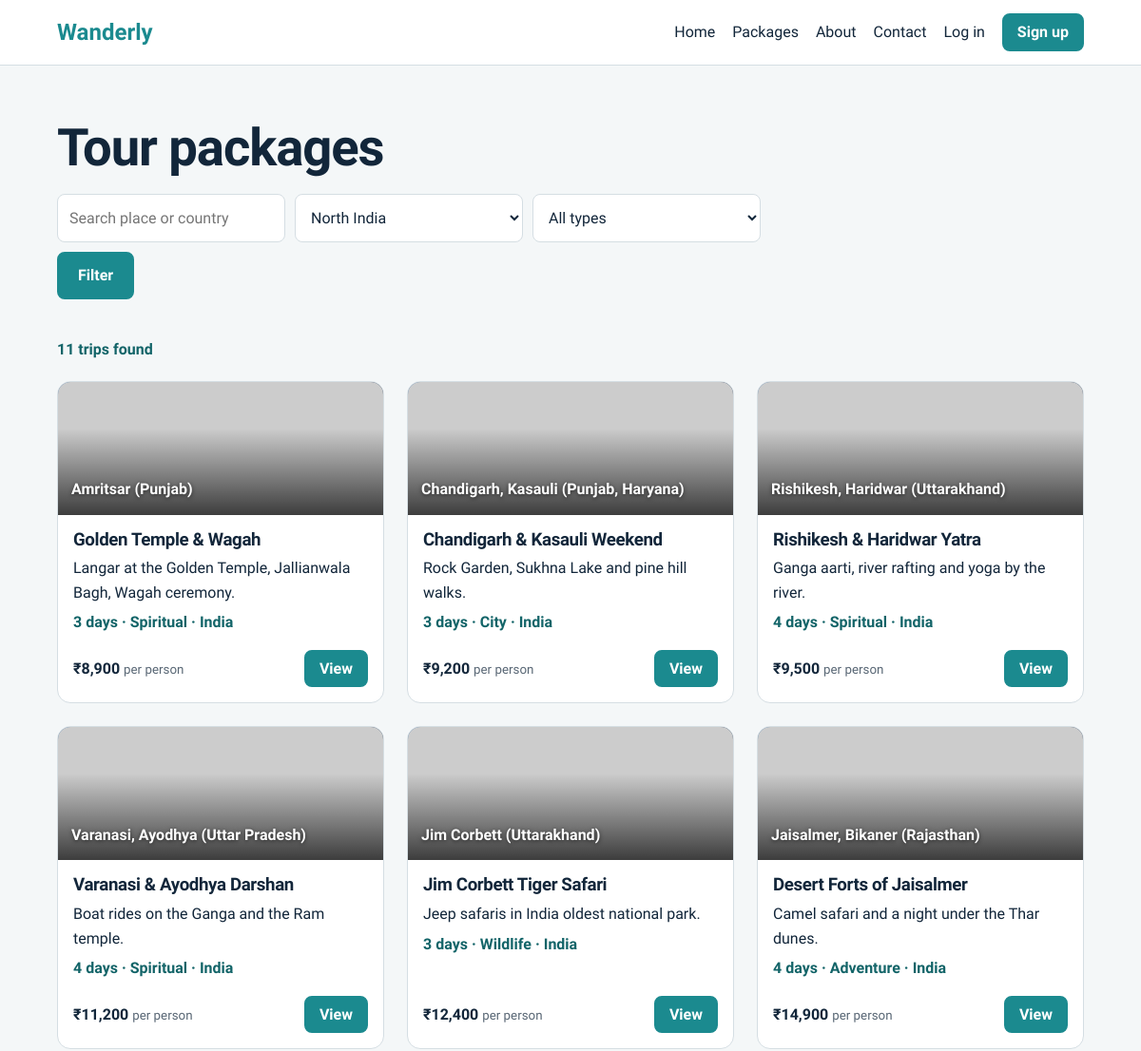
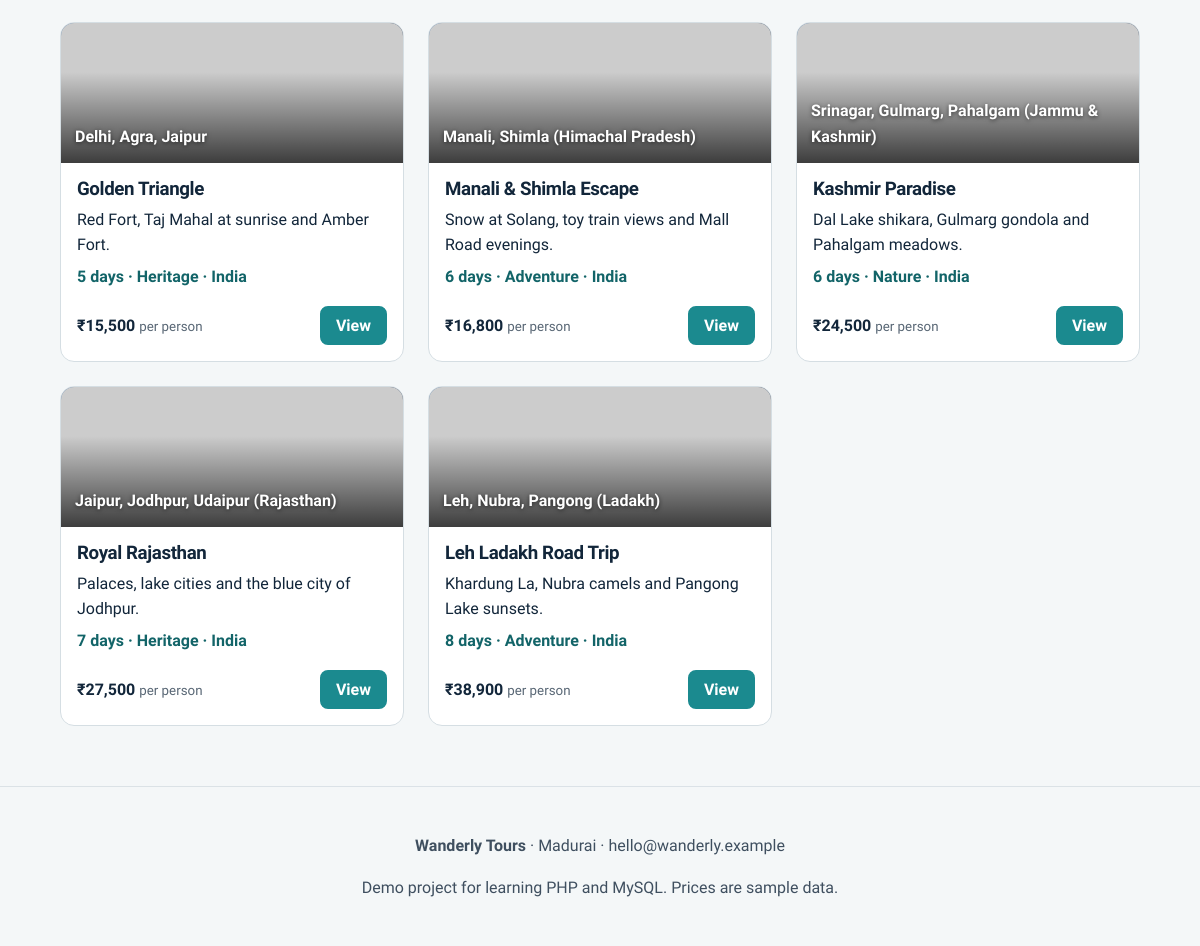
Page /packages.php?region=North on the committed database (2 pictures, top to bottom).
### tables this page shows
CREATE TABLE packages (
  id INT AUTO_INCREMENT PRIMARY KEY, title VARCHAR(120) NOT NULL, destination VARCHAR(120) NOT NULL,
  country VARCHAR(40) NOT NULL DEFAULT 'India',
  region VARCHAR(20) NOT NULL, category VARCHAR(30) NOT NULL, days INT NOT NULL, price DECIMAL(10,2) NOT NULL,
  summary VARCHAR(255) NOT NULL, details TEXT NOT NULL, keywords VARCHAR(120) NOT NULL
);

### config.php (called while the page is built, shortened)
<?php
function db(): PDO {
    static $pdo = null;
    if (!$pdo) {
        $pdo = new PDO('mysql:host=' . DB_HOST . ';dbname=' . DB_NAME . ';charset=utf8mb4', DB_USER, DB_PASS,
            [PDO::ATTR_ERRMODE => PDO::ERRMODE_EXCEPTION, PDO::ATTR_DEFAULT_FETCH_MODE => PDO::FETCH_ASSOC]);
    }
    return $pdo;
}
function e($s) { return htmlspecialchars((string)$s, ENT_QUOTES, 'UTF-8'); }
function inr($n) { return '₹' . number_format((float)$n); }
function slugify($s) { return trim(preg_replace('/[^a-z0-9]+/', '-', strtolower($s)), '-'); }
function theme($region) {
    $t = ['North'=>['#4f7cac','#16243a'],'South'=>['#1b8a8f','#0d3b4a'],'East'=>['#7a5ea8','#2b1f45'],'West'=>['#e0a030','#6b3a12'],
          'Central'=>['#5c8a4d','#1f3a1c'],'North-East'=>['#2f9e7a','#0f3a2c'],'Islands'=>['#12a3a3','#0a3d62'],'International'=>['#c8553d','#3a1a2e']];
    return $t[$region] ?? ['#1b8a8f','#12263a'];
}
function pkg_images(array $p, int $n = 4): array {
    $slug = slugify($p['title']); $imgs = [];
    $kw = str_replace(' ', '', $p['keywords'] ?: $p['destination']);
    for ($i = 1; count($imgs) < $n; $i++) $imgs[] = "https://loremflickr.com/900/600/$kw/all?lock=" . ($p['id'] * 10 + $i);
    return $imgs;
}
function banner_style(array $p): string {
    [$a, $b] = theme($p['region']); $img = pkg_images($p, 1)[0];
    return "background-image:linear-gradient(to top,rgba(0,0,0,.7),transparent 65%),url('" . e($img) . "'),linear-gradient(135deg,$a,$b)";
}

### card.php (the view)
<article class="card">
  <div class="banner" style="<?= banner_style($p) ?>"><span><?= e($p['destination']) ?></span></div>
  <div class="body">
    <h3><?= e($p['title']) ?></h3>
    <p><?= e($p['summary']) ?></p>
    <p class="meta"><?= (int)$p['days'] ?> days · <?= e($p['category']) ?> · <?= e($p['country']) ?></p>
    <div class="row"><strong><?= inr($p['price']) ?> <small>per person</small></strong>
    <a class="btn small" href="package.php?id=<?= (int)$p['id'] ?>">View</a></div>
  </div>
</article>

### packages.php (shortened to what this page needs)
<?php $pageTitle = 'Packages'; include 'includes/header.php';
$q = trim($_GET['q'] ?? ''); $cat = $_GET['category'] ?? ''; $reg = $_GET['region'] ?? '';
$sql = 'SELECT * FROM packages WHERE 1'; $args = [];
if ($reg !== '') { $sql .= ' AND region = ?'; $args[] = $reg; }
$st = db()->prepare($sql . ' ORDER BY region = "International", region, price'); $st->execute($args); $rows = $st->fetchAll(); ?>
<section class="wrap">
  <h1>Tour packages</h1>
  <form method="get" class="search inline">
    <input name="q" value="<?= e($q) ?>" placeholder="Search place or country" aria-label="Search">
    <select name="region" aria-label="Region"><option value="">All regions</option>
      <?php foreach (REGIONS as $r): ?><option value="<?= e($r) ?>" <?= $reg===$r?'selected':'' ?>><?= $r === 'International' ? 'Abroad' : e($r) . ' India' ?></option><?php endforeach; ?></select>
    <select name="category" aria-label="Category"><option value="">All types</option>
      <?php foreach (CATEGORIES as $c): ?><option <?= $cat===$c?'selected':'' ?>><?= $c ?></option><?php endforeach; ?></select>
    <button class="btn">Filter</button>
  </form>
  <p class="meta"><?= count($rows) ?> trips found</p>
  <div class="grid"><?php foreach ($rows as $p) include 'includes/card.php'; ?></div>
</section>
<?php include 'includes/footer.php'; ?>

### style.css (style rules this page uses)
:root { --ink:#12263a;--sea:#1b8a8f;--sea-d:#126468;--sun:#f2a900;--bg:#f4f7f8;--line:#d5dee3;--white:#fff;--err:#b3261e;--ok:#17653a }
* { box-sizing:border-box }
body { margin:0;font-family:'Bricolage Grotesque',system-ui,sans-serif;background:var(--bg);color:var(--ink);line-height:1.6 }
a { color:var(--sea-d) }
h1,h2,h3 { line-height:1.15;letter-spacing:-.02em }
h1 { font-size:clamp(2rem,5vw,3.4rem);margin:.3em 0 }
.btn { display:inline-block;background:var(--sea);color:#fff!important;border:2px solid var(--sea);padding:10px 20px;border-radius:8px;font:inherit;font-weight:600;cursor:pointer;text-decoration:none }
.btn.small { padding:5px 14px }
.search { display:flex;gap:10px;flex-wrap:wrap;margin-top:24px }
.search input,.search select { padding:12px;border-radius:8px;border:1px solid var(--line);font:inherit;min-width:200px;flex:1 }
.search.inline { margin:0 0 24px }
.search.inline input,.search.inline select { flex:0 1 240px }
.wrap { padding:40px 5vw;max-width:1200px;margin:auto }
.grid { display:grid;grid-template-columns:repeat(auto-fill,minmax(280px,1fr));gap:24px;margin:20px 0 }
.card { background:var(--white);border:1px solid var(--line);border-radius:14px;overflow:hidden;display:flex;flex-direction:column }
.banner { height:140px;display:flex;align-items:flex-end;padding:14px;color:#fff;font-weight:600 }
.card .body { padding:16px;display:flex;flex-direction:column;gap:6px;flex:1 }
.card h3 { margin:0 }
.card p { margin:0 }
.meta { color:var(--sea-d);font-weight:600 }
.row { display:flex;justify-content:space-between;align-items:center;margin-top:auto;padding-top:10px }
small { font-weight:400;opacity:.7 }
input,select,textarea { padding:10px;border:1px solid var(--line);border-radius:8px;font:inherit;background:var(--white);color:var(--ink) }
form.inline { display:inline-flex }
.banner { background-size:cover;background-position:center;text-shadow:0 1px 4px rgba(0,0,0,.6) }

### rows in the picture
packages: destination "Amritsar (Punjab)", title "Golden Temple & Wagah", summary "Langar at the Golden Temple, Jallianwala Bagh, Wagah ceremony.", days "3", category "Spiritual", country "India", price "₹8,900"
packages: destination "Chandigarh, Kasauli (Punjab, Haryana)", title "Chandigarh & Kasauli Weekend", summary "Rock Garden, Sukhna Lake and pine hill walks.", days "3", category "City", country "India", price "₹9,200"
packages: destination "Rishikesh, Haridwar (Uttarakhand)", title "Rishikesh & Haridwar Yatra", summary "Ganga aarti, river rafting and yoga by the river.", days "4", category "Spiritual", country "India", price "₹9,500"
packages: destination "Varanasi, Ayodhya (Uttar Pradesh)", title "Varanasi & Ayodhya Darshan", summary "Boat rides on the Ganga and the Ram temple.", days "4", category "Spiritual", country "India", price "₹11,200"
packages: destination "Jim Corbett (Uttarakhand)", title "Jim Corbett Tiger Safari", summary "Jeep safaris in India oldest national park.", days "3", category "Wildlife", country "India", price "₹12,400"
packages: destination "Jaisalmer, Bikaner (Rajasthan)", title "Desert Forts of Jaisalmer", summary "Camel safari and a night under the Thar dunes.", days "4", category "Adventure", country "India", price "₹14,900"
packages: destination "Delhi, Agra, Jaipur", title "Golden Triangle", summary "Red Fort, Taj Mahal at sunrise and Amber Fort.", days "5", category "Heritage", country "India", price "₹15,500"
packages: destination "Manali, Shimla (Himachal Pradesh)", title "Manali & Shimla Escape", summary "Snow at Solang, toy train views and Mall Road evenings.", days "6", category "Adventure", country "India", price "₹16,800"
packages: destination "Srinagar, Gulmarg, Pahalgam (Jammu & Kashmir)", title "Kashmir Paradise", summary "Dal Lake shikara, Gulmarg gondola and Pahalgam meadows.", days "6", category "Nature", country "India", price "₹24,500"
packages: destination "Jaipur, Jodhpur, Udaipur (Rajasthan)", title "Royal Rajasthan", summary "Palaces, lake cities and the blue city of Jodhpur.", days "7", category "Heritage", country "India", price "₹27,500"
packages: destination "Leh, Nubra, Pangong (Ladakh)", title "Leh Ladakh Road Trip", summary "Khardung La, Nubra camels and Pangong Lake sunsets.", days "8", category "Adventure", country "India", price "₹38,900"

### other values in the picture
count($rows) "11"
form field region "North India"
